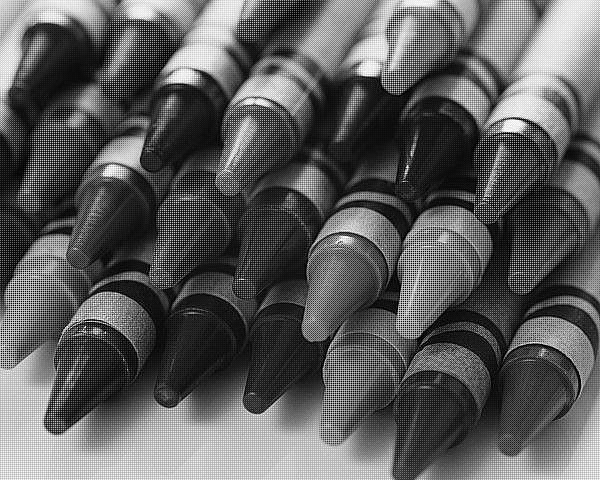
%> input picture Bayer_Pattern/crayons_mosaic.bmp, 600 x 480 px
$ octave mydemosaic.m   (GNU Octave 9; MATLAB toolbox functions it lacks are replaced by stand-ins)
%> lines starting %> are read from the running program, lines starting %| are printed output that depends on the picture; long printed decimals are rounded
% My demosaic by using interpolation
% Chun-Kun Wang (amos@cs.unc.edu)
clc; clear; close all;

%%  read image file and creat R, G, and B matrix
infile = imread('crayons_mosaic.bmp');
%> infile is the input picture: size 480x600 uint8; min 0, max 255, mean 92.4
infile = im2double(infile);
%> infile: size 480x600 double
[m, n] = size(infile);
%> m = 480; n = 600
R = infile.*repmat([1 0; 0 0], [m/2, n/2]);
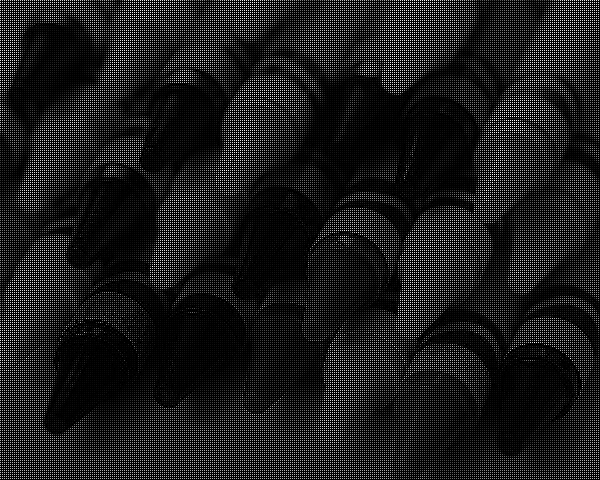
%> R: size 480x600 double; min 0, max 1, mean 0.107
G = infile.*repmat([0 1; 1 0], [m/2, n/2]);
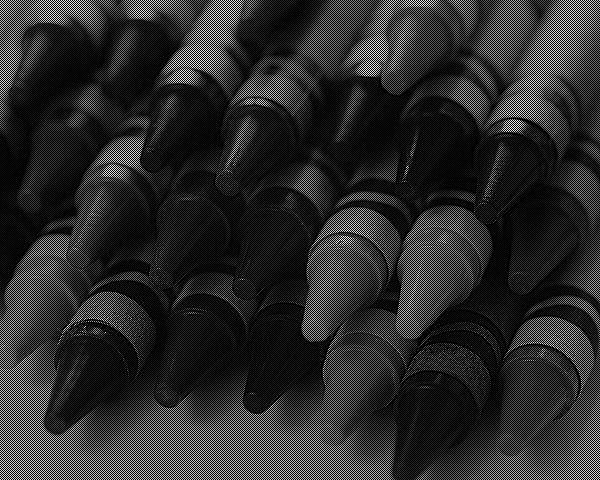
%> G: size 480x600 double; min 0, max 1, mean 0.17
B = infile.*repmat([0 0; 0 1], [m/2, n/2]);

%% design R, G, and B filters
R_f = [0.25, 0.5 , 0.25;
       0.5,  1.0 , 0.5 ;
       0.25, 0.5 , 0.25];
G_f = [0,    0.25, 0   ;
       0.25, 1.0 , 0.25;
       0,    0.25, 0   ];
B_f = [0.25, 0.5 , 0.25;
       0.5,  1.0 , 0.5 ;
       0.25, 0.5 , 0.25];

%% filter image and reunion R, G, and B into one image
R = imfilter(R, R_f);
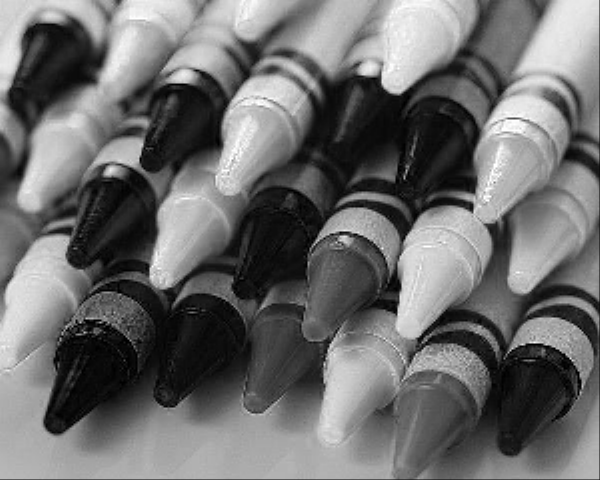
%> R: size 480x600 double; min 0, max 1, mean 0.427
G = imfilter(G, G_f);
B = imfilter(B, B_f);
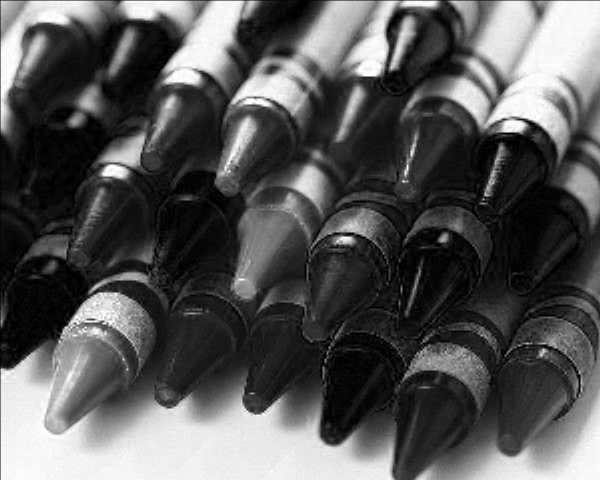
%> B: size 480x600 double; min 0, max 1, mean 0.342

%figure,imagesc(R),title('R');
%figure,imagesc(G),title('G');
%figure,imagesc(B),title('B');
outfile(:,:,1)=R; outfile(:,:,2)=G; outfile(:,:,3)=B;
figure, imagesc(outfile), title('Linear interpolation');

%% computing a map of squared differences
check = imread('crayons.jpg');
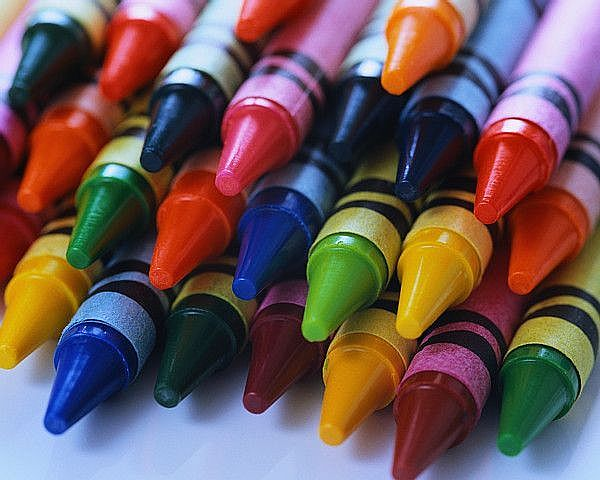
%> input picture Bayer_Pattern/crayons.jpg, 600 x 480 px
%> check is the input picture: size 480x600x3 uint8; mean R, G, B 109.2, 86.5, 87.5
check = im2double(check);
%> check: size 480x600x3 double
diff = 0;
diff = diff + (check(:,:,1) - outfile(:,:,1)).^ 2;
diff = diff + (check(:,:,2) - outfile(:,:,2)).^ 2;
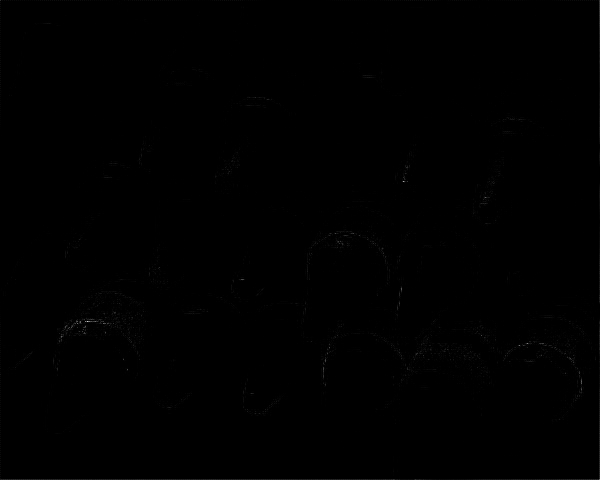
%> diff: size 480x600 double; min 0, max 0.82, mean 0.00176
diff = diff + (check(:,:,3) - outfile(:,:,3)).^ 2;
figure,imagesc(diff),title('Squared difference');
colorbar;axis equal;

%% compute the average per-pixel errors
average = mean(diff(:));
%> average = 0.00313
fprintf('Average per-pixel errors for image is %f.\n', average);
%| Average per-pixel errors for image is 0.003125.

%% compute the maximum per-pixel errors
[M, I] = max(diff(:));
%> M = 0.82; I = 42082
[I_row, I_col] = ind2sub(size(diff),I);
%> I_row = 322; I_col = 88
fprintf('Maximum per-pixel errors is %f at (%d, %d).\n', M, I_row, I_col);
%| Maximum per-pixel errors is 0.8204 at (322, 88).

%% Show a close-up of maximum pixel error
radius = 20;
closeup_check = check(I_row - radius : I_row + radius, I_col - radius : I_col + radius, :);
closeup_outfile = outfile(I_row - radius : I_row + radius, I_col - radius : I_col + radius, :);

figure;
subplot(2, 2, 1);
imshow(closeup_outfile);
title('Max close-up of mydemosaic');
subplot(2, 2, 2);
imshow(closeup_check);
title('Max close-up of original image');

%% Show a close-up of edge
radius = 10;
E_row = radius+1;
E_col = radius+1;
closeup_check = check(E_row - radius : E_row + radius, E_col - radius : E_col + radius, :);
%> closeup_check: size 21x21x3 double
closeup_outfile = outfile(E_row - radius : E_row + radius, E_col - radius : E_col + radius, :);
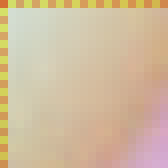
%> closeup_outfile: size 21x21x3 double (shown 8 times larger); mean R, G, B 0.823, 0.738, 0.623
subplot(2, 2, 3);
imshow(closeup_outfile);
title('Edge close-up of mydemosaic');
subplot(2, 2, 4);
imshow(closeup_check);
title('Edge close-up of original image');
